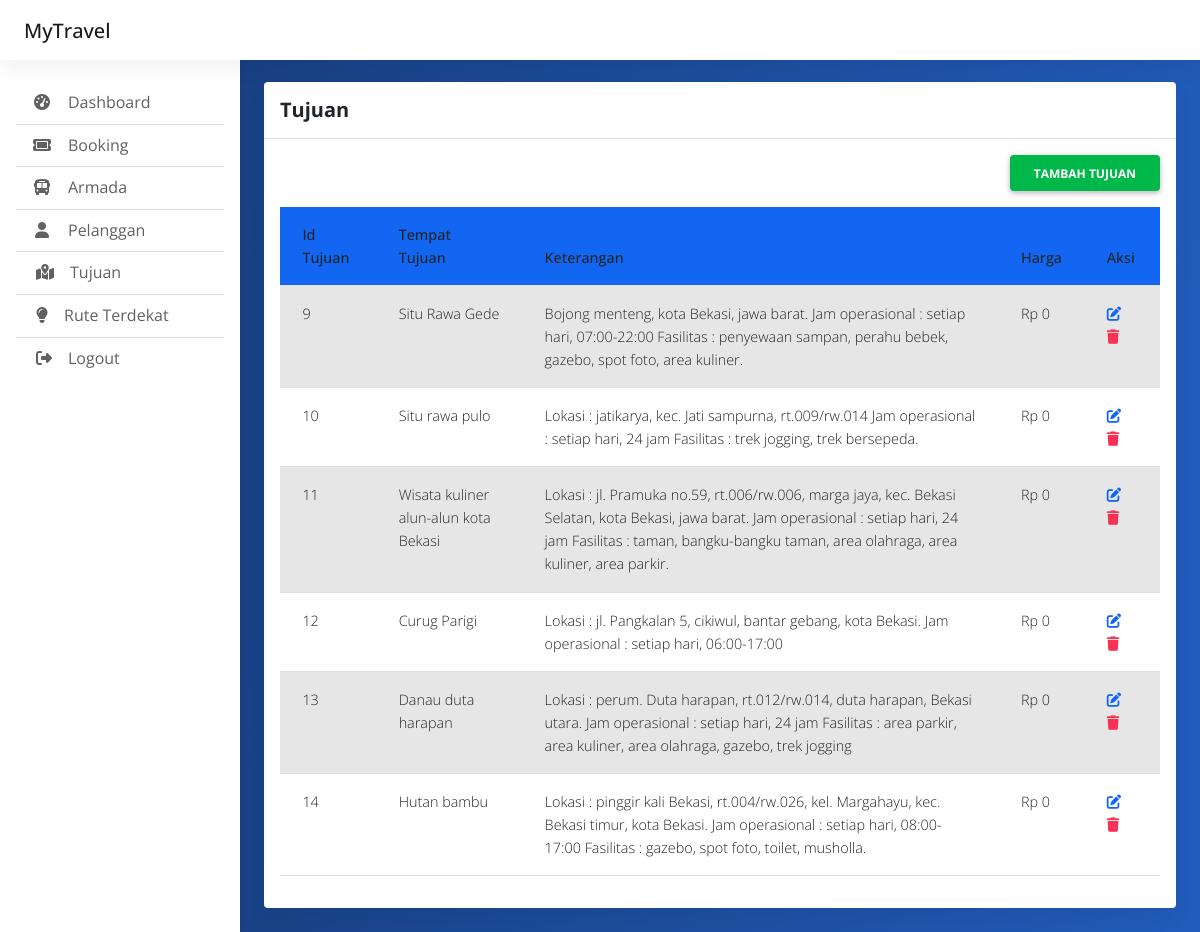
Page /index.php/admin/tujuan on the committed database.
### tables this page shows
CREATE TABLE `tujuan` (
  `id_tujuan` int(255) NOT NULL,
  `nama_tujuan` varchar(255) NOT NULL,
  `paket` varchar(255) NOT NULL,
  `harga` int(255) NOT NULL
);

### application/controllers/Admin.php (called while the page is built, shortened)
<?php
class Admin extends CI_Controller {
	public function __construct()
	{
		$this->load->model('akun_model');
		$this->load->model('crud_model');
	}
	public function tujuan()
	{
		$data['array_tujuan'] = $this->crud_model->mengambil_data('tujuan');
		$this->load->view('admin_tujuan',$data);
	}
}

### index.php (called while the page is built, shortened)
<?php
require_once BASEPATH.'core/CodeIgniter.php';

### application/models/Crud_model.php (called while the page is built, shortened)
<?php
class Crud_model extends CI_Model{
	public function mengambil_data($nama_tabel)
	{
		$this->db->select('*');
		$this->db->from($nama_tabel);
		$query = $this->db->get();
		return $query->result();
	}
}

### application/views/admin_tujuan.php (the view, shortened to what this page needs)
<!doctype html>
<html lang="en">
  <head>
    <link href="https://cdn.jsdelivr.net/npm/bootstrap@5.3.0-alpha1/dist/css/bootstrap.min.css" rel="stylesheet">
	<link rel="stylesheet" href="https://cdnjs.cloudflare.com/ajax/libs/font-awesome/6.4.0/css/all.min.css" />
	<link rel="stylesheet" href="<?=base_url()?>css/mdb.min.css" />
	<link rel="stylesheet" href="<?=base_url()?>css/admin.css" />
  </head>
<body>
  <header>
  </header>
  <main style="margin-top: 58px">
    <div class="container pt-4">
		  <section class="mb-4">
			<div class="card">
			  <div class="card-header py-3">
				<h5 class="mb-0"><strong>Tujuan</strong></h5>
			  </div>
			  <div class="card-body">
				<div class="d-grid gap-2 mb-3 d-md-flex justify-content-md-end">
				  <a href="<?=site_url('admin/tujuan_add')?>"><button class="btn btn-success fw-bold" type="button">Tambah Tujuan</button></a>
				</div>
				<table class="table table-striped" id="barangTable">
					<thead>
						<tr class="bg-primary text-white">
							<th>Id Tujuan</th>
							<th>Tempat Tujuan</th>
							<th>Keterangan</th>
							<th>Harga</th>
							<th>Aksi</th>
						</tr>
					</thead>
					<tbody>
					<?php foreach($array_tujuan as $tujuan): ?>
						<tr>
							<td><?=$tujuan->id_tujuan?></td>
							<td><?=$tujuan->nama_tujuan?></td>
							<td><?=$tujuan->paket?></td>
							<td>Rp <?=number_format($tujuan->harga)?></td>
							<td>
								<a href="<?=site_url('admin/tujuan_edit/'.$tujuan->id_tujuan)?>"><span class="fw-bold me-2 text-primary" onclick="return editchecked('');"><i class="fa-solid fa-pen-to-square"></i></span></a>
								<a href="<?=site_url('admin/tujuan_hapus/'.$tujuan->id_tujuan)?>"><span class="fw-bold text-danger" onclick="return deletechecked('');"><i class="fa-solid fa-trash"></i></span></a>
							</td>
						</tr>
					<?php endforeach; ?>
					</tbody>
				</table>
			  </div>
			</div>
		  </section>
    </div>
  </main>
</body>
</html>

### css/admin.css (style rules this page uses)
body { background-color: #fbfbfb; }
@media (min-width: 991.98px) { main { padding-left: 240px; } }

### application/views/admin_tujuan.php (style rules this page uses)
td { padding: 2px 2px; }
body { background-color: #163a76; font-family: 'Open Sans', sans-serif; background: rgb(22,58,118); background: linear-gradient(94deg, rgba(22,58,118,1) 0%, rgba(34,92,187,1) 100%); }
button { padding: 3px 12px 3px 12px; }

### rows in the picture
tujuan: id_tujuan "9", nama_tujuan "Situ Rawa Gede", paket "Bojong menteng, kota Bekasi, jawa barat. Jam operasional : setiap hari, 07:00-22:00 Fasilitas : penyewaan sampan, perahu bebek, gazebo, spot foto, area kuliner.", harga "0"
tujuan: id_tujuan "10", nama_tujuan "Situ rawa pulo", paket "Lokasi : jatikarya, kec. Jati sampurna, rt.009/rw.014 Jam operasional : setiap hari, 24 jam Fasilitas : trek jogging, trek bersepeda.", harga "0"
tujuan: id_tujuan "11", nama_tujuan "Wisata kuliner alun-alun kota Bekasi", paket "Lokasi : jl. Pramuka no.59, rt.006/rw.006, marga jaya, kec. Bekasi Selatan, kota Bekasi, jawa barat. Jam operasional : setiap hari, 24 jam Fasilitas : taman, bangku-bangku taman, area olahraga, area kuliner, area parkir.", harga "0"
tujuan: id_tujuan "12", nama_tujuan "Curug Parigi", paket "Lokasi : jl. Pangkalan 5, cikiwul, bantar gebang, kota Bekasi. Jam operasional : setiap hari, 06:00-17:00", harga "0"
tujuan: id_tujuan "13", nama_tujuan "Danau duta harapan", paket "Lokasi : perum. Duta harapan, rt.012/rw.014, duta harapan, Bekasi utara. Jam operasional : setiap hari, 24 jam Fasilitas : area parkir, area kuliner, area olahraga, gazebo, trek jogging", harga "0"
tujuan: id_tujuan "14", nama_tujuan "Hutan bambu", paket "Lokasi : pinggir kali Bekasi, rt.004/rw.026, kel. Margahayu, kec. Bekasi timur, kota Bekasi. Jam operasional : setiap hari, 08:00-17:00 Fasilitas : gazebo, spot foto, toilet, musholla.", harga "0"
